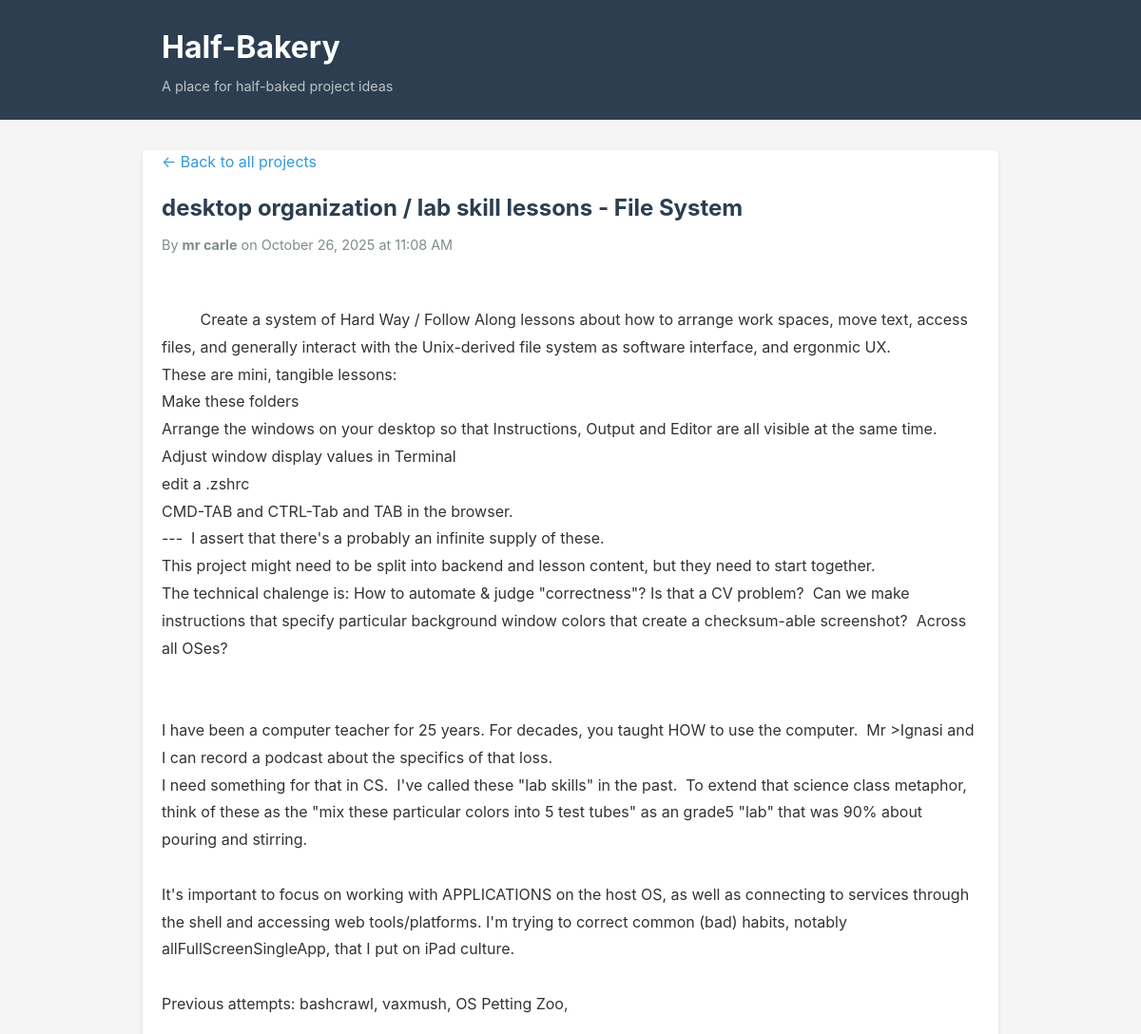
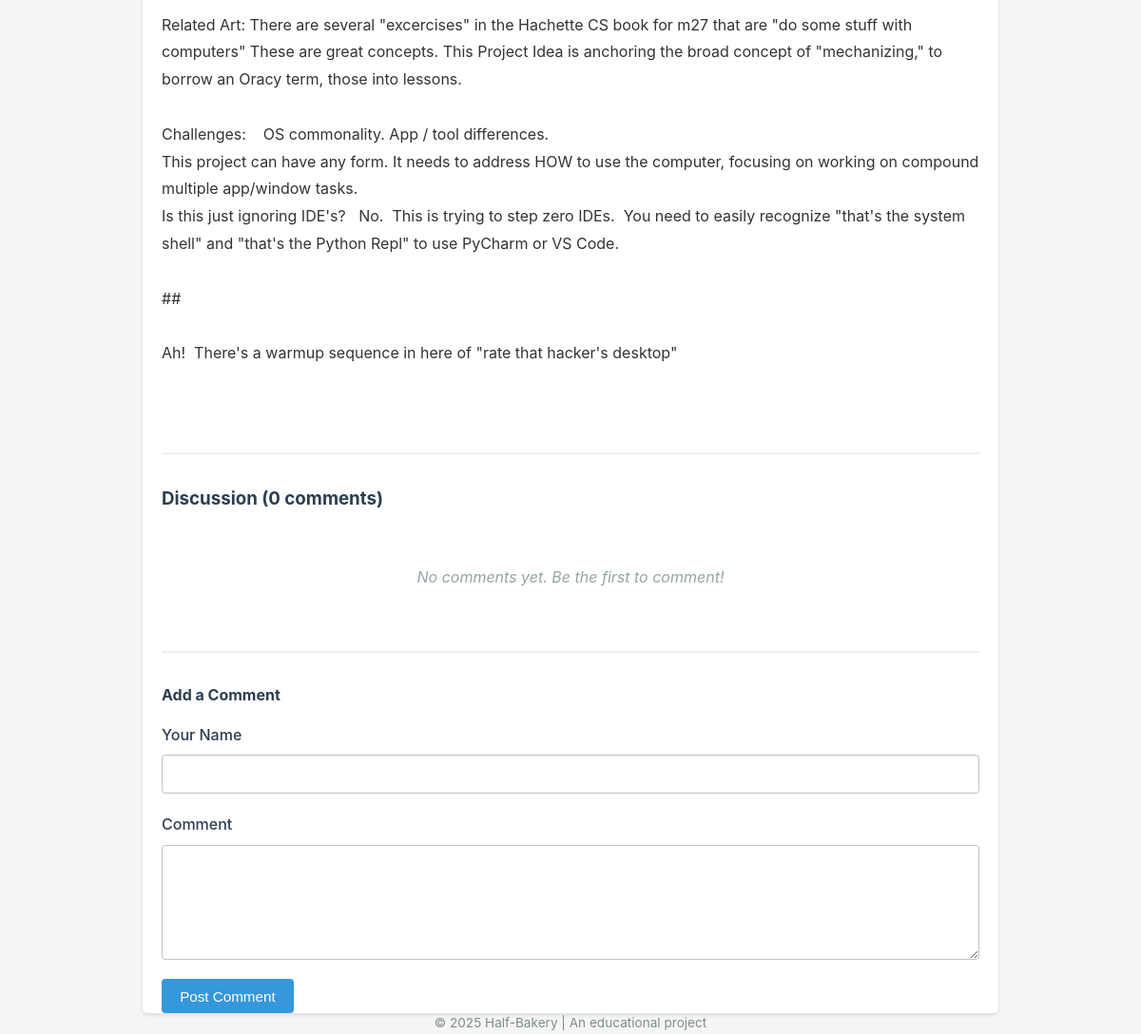
The app's page /projects/6 with its own data (2 pictures, top to bottom).
### models.py (models this page shows, shortened)
class Project(db.Model):
    __tablename__ = 'projects'
    id = db.Column(db.Integer, primary_key=True)
    title = db.Column(db.String(200), nullable=False)
    filepath = db.Column(db.String(255), nullable=False)
    author_name = db.Column(db.String(100), nullable=False)
    created_at = db.Column(db.DateTime, default=datetime.utcnow)
    comments = db.relationship('Comment', backref='project', lazy=True, cascade='all, delete-orphan')

### app.py (the view)
@app.route('/projects/<int:project_id>')
def view_project(project_id):
    project = Project.query.get_or_404(project_id)
    filepath = os.path.join(app.config['PROJECTS_DIR'], project.filepath)
    try:
        with open(filepath, 'r') as f:
            description = f.read()
    except FileNotFoundError:
        description = 'Project description file not found.'
    comments = Comment.query.filter_by(project_id=project_id).order_by(Comment.created_at).all()
    form = CommentForm()
    return render_template('project.html',
                         project=project,
                         description=description,
                         comments=comments,
                         form=form)

### forms.py
class CommentForm(FlaskForm):
    student_name = StringField('Your Name', validators=[
        DataRequired(),
        Length(max=100)
    ])
    comment_text = TextAreaField('Comment', validators=[
        DataRequired()
    ])
    parent_comment_id = HiddenField()
    quoted_text = TextAreaField('Quoted Text')

### templates/project.html (shortened to what this page needs)
{% extends "base.html" %}
{% block content %}
<div class="breadcrumb">
    <a href="{{ url_for('index') }}">← Back to all projects</a>
</div>
<article class="project-detail">
    <h2>{{ project.title }}</h2>
    <div class="project-meta">
        By <strong>{{ project.author_name }}</strong> on {{ project.created_at.strftime('%B %d, %Y at %I:%M %p') }}
    </div>
    <div class="project-description">
        {{ description }}
    </div>
</article>
<section class="comments-section">
    <h3>Discussion ({{ comments|length }} comment{% if comments|length != 1 %}s{% endif %})</h3>
    {% if comments %}
        <div class="comments-list">
            {% for comment in comments %}
                <div class="comment" id="comment-{{ comment.id }}">
                    <div class="comment-header">
                        <strong>{{ comment.student_name }}</strong>
                        <span class="comment-date">{{ comment.created_at.strftime('%B %d, %Y at %I:%M %p') }}</span>
                    </div>
                    {% if comment.parent_comment_id %}
                        <div class="quoted-text">
                            <div class="quote-label">In reply to {{ comment.parent.student_name }}:</div>
                            <div class="quote-content">{{ comment.quoted_text }}</div>
                        </div>
                    {% endif %}
                    <div class="comment-body">
                        {{ comment.comment_text }}
                    </div>
                    <div class="comment-actions">
                        <button class="btn-link reply-btn"
                                data-comment-id="{{ comment.id }}"
                                data-author="{{ comment.student_name }}"
                                data-text="{{ comment.comment_text }}">
                            Reply
                        </button>
                    </div>
                </div>
            {% endfor %}
        </div>
    {% else %}
        <p class="no-content">No comments yet. Be the first to comment!</p>
    {% endif %}
    <div class="comment-form-section" id="comment-form-section">
        <h4>Add a Comment</h4>
        <form method="POST" action="{{ url_for('add_comment', project_id=project.id) }}" class="form">
            <div class="form-group">
                {{ form.student_name.label }}
                {{ form.student_name(class="form-control") }}
            </div>
            <div class="form-group">
                {{ form.comment_text.label }}
                {{ form.comment_text(class="form-control", rows="5") }}
            </div>
            <div class="form-actions">
                <button type="submit" class="btn btn-primary">Post Comment</button>
            </div>
        </form>
    </div>
</section>
{% endblock %}

### static/style.css (style rules this page uses)
* { margin: 0; padding: 0; box-sizing: border-box; }
body { font-family: -apple-system, BlinkMacSystemFont, 'Segoe UI', Roboto, 'Helvetica Neue', Arial, sans-serif; line-height: 1.6; color: #333; background-color: #f5f5f5; }
.btn { display: inline-block; padding: 0.6rem 1.2rem; border: none; border-radius: 4px; cursor: pointer; text-decoration: none; font-size: 0.95rem; transition: background-color 0.2s; }
.btn-primary { background-color: #3498db; color: white; }
.project-meta { font-size: 0.9rem; color: #7f8c8d; }
.no-content { text-align: center; color: #95a5a6; font-style: italic; padding: 2rem; }
.breadcrumb { margin-bottom: 1rem; }
.breadcrumb a { color: #3498db; text-decoration: none; }
.project-detail { margin-bottom: 2rem; padding-bottom: 2rem; border-bottom: 2px solid #ecf0f1; }
.project-detail h2 { color: #2c3e50; margin-bottom: 0.5rem; }
.project-description { margin-top: 1.5rem; line-height: 1.8; white-space: pre-wrap; }
.comments-section { margin-top: 2rem; }
.comments-section h3 { color: #2c3e50; margin-bottom: 1.5rem; }
.comment-form-section { margin-top: 2rem; padding-top: 2rem; border-top: 2px solid #ecf0f1; }
.comment-form-section h4 { color: #2c3e50; margin-bottom: 1rem; }
.form { display: flex; flex-direction: column; gap: 1.25rem; }
.form-group { display: flex; flex-direction: column; }
.form-group label { margin-bottom: 0.5rem; font-weight: 500; color: #2c3e50; }
.form-control { padding: 0.6rem; border: 1px solid #bdc3c7; border-radius: 4px; font-size: 1rem; font-family: inherit; }
textarea.form-control { resize: vertical; min-height: 100px; }
.form-actions { display: flex; gap: 1rem; }

### records on screen
Project: title "desktop organization / lab skill lessons - File System", author_name "mr carle", created_at "October 26, 2025 at 11:08 AM"

### other values on screen
{{ comments|length }} "0"
